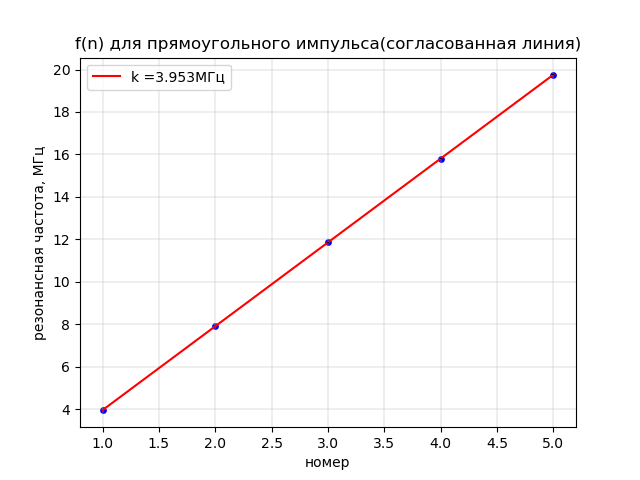

The script that saved this image:
import numpy as np
import matplotlib.pyplot as plt

f_n = [3.95, 7.91, 11.86, 15.80, 19.76]
n = [1, 2, 3, 4, 5]

fig, ax = plt.subplots()

t = np.polyfit(f_n, n, 1)
f = np.poly1d(t)
k = (f_n[4] - f_n[0])/(n[4] - n[0])
sigma_k = k * ((0.05/f_n[4])**2 + (0.05/f_n[0])**2)**0.5
print('k = ', k, 'МГц')
print('sigma_k =', sigma_k)

V_f = k * 510 * 10**6
sigma_v = ((sigma_k/k)**2 + (1/510)**2)**0.5
print('V_f = ', V_f/10**9, '* 10^10 см/с')
print('sigma_v = ', sigma_v)

plt.plot(n, np.polyval(np.polyfit(n, f_n, 1), n), color='r', label = f'k ={"{:.3f}".format(k)}МГц')
ax.scatter(n, f_n, s=15, c='b', marker='o', zorder = 1)
plt.errorbar(n, f_n, yerr=0.01, linestyle='none', color='black')
plt.xlabel('номер')
plt.ylabel('резонансная частота, МГц')
plt.title('f(n) для прямоугольного импульса(согласованная линия)')
plt.grid(linewidth = 0.3)
plt.legend()
plt.savefig('прямоугольный импульс(согласованная линия).png')
plt.show()
